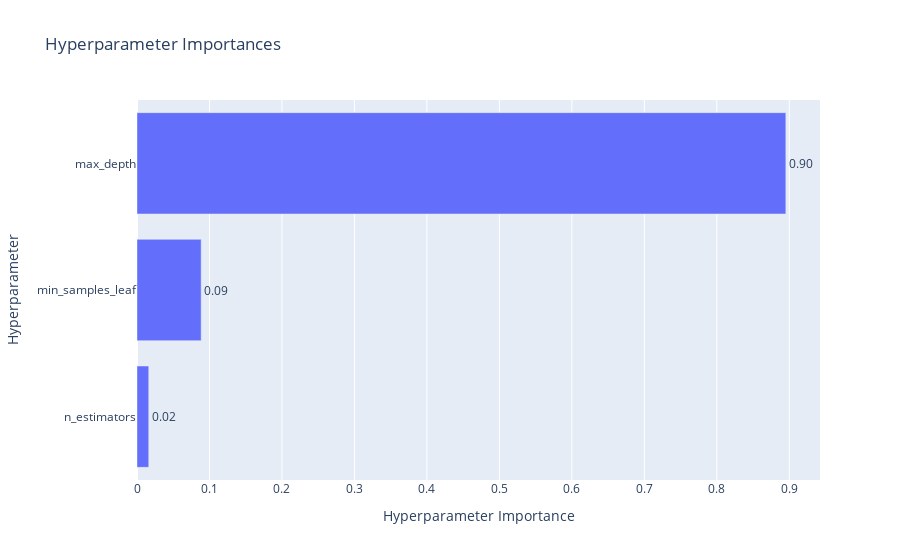

This figure's notebook cell:
### Markdown cell above
Постороим график важности гиперпараметров - помогает понять, какие гиперпараметры вносят больший вклад в минимизацию метрики.

### Code cell
optuna.visualization.plot_param_importances(study, target_name="MAPE")

### Figure 1 — Plotly figure (JSON) as saved in the notebook; plotly's stock layout.template omitted (floating-point values rounded to 4 significant figures)
{"data": [{"cliponaxis": false, "hovertemplate": ["n_estimators (IntDistribution): 0.016200369915867603<extra></extra>", "min_samples_leaf (IntDistribution): 0.08853413626821197<extra></extra>", "max_depth (IntDistribution): 0.8952654938159205<extra></extra>"], "name": "MAPE", "orientation": "h", "text": ["0.02", "0.09", "0.90"], "textposition": "outside", "type": "bar", "x": [0.0162, 0.08853, 0.8953], "y": ["n_estimators", "min_samples_leaf", "max_depth"]}], "layout": {"title": {"text": "Hyperparameter Importances"}, "xaxis": {"title": {"text": "Hyperparameter Importance"}}, "yaxis": {"title": {"text": "Hyperparameter"}}}}
